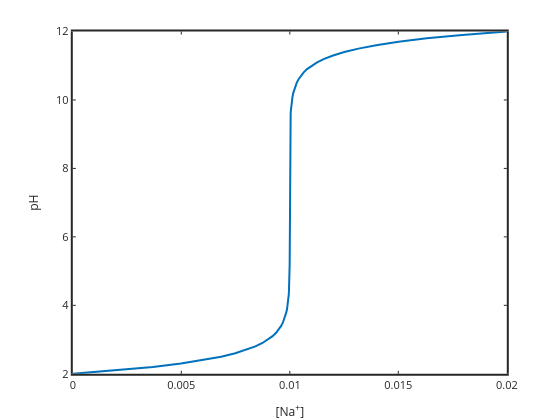

This figure's notebook cell:
### Markdown cell above
# Strong-Strong Titrations and Buffering

If you start with 0.01 M hydrochloric acid the initial pH will be 2 (-log(0.01)=2).  As you add strong base the pH will increase.  Neutralizing the acid in this way is called titration.  At any point during the titration the charge balance must be satisfied ...

$[\mathrm{H}^+]+[\mathrm{Na}^+]=[\mathrm{OH}^-]+[\mathrm{Cl}^-]$

Using K$_w$ we can write this in terms of H+ and $\mathrm{Cl_T}$

$[\mathrm{H}^+]+[\mathrm{Na}^+]=\dfrac{K_w}{[\mathrm{H}^+]}+\mathrm{Cl_T}$

We can assume that the concentration of the added base is high enough that we can ignore dilution so $[\mathrm{Cl}^-]$ = $\mathrm{Cl_T}$= 0.01 M, for the entire titration (if we knew the volumes we could calculate the exact concentration of this strong acid anion, but I am trying to keep the calculations simple and illustrate the principles of titration and buffering, and electroneutrality).  

So with total chloride known we have just two variables, the sodium concentration and the proton concentration.  If we set one variable we have one equation and one unknown and we can solve it.  To make a graph of the pH versus added sodium it is actually easier to fix pH ($[\mathrm{H}^+]$) and solve for $[\mathrm{Na}^+]$. So by rearranging the electroneutrality we can write 

$[\mathrm{Na}^+]=\dfrac{K_w}{[\mathrm{H}^+]}+[\mathrm{Cl}^-]-[\mathrm{H}^+]$

In the code below we'll do this calculation and plot the titration curve

### Code cell
%plot -s 600,600 -f 'svg'
Kw=1e-14; pH=2:0.1:12; H=10.^-pH; OH=Kw./H; ClT=0.01;
Na=OH+ClT-H;
plot(Na,pH,'linewidth',2); xlabel('[Na^+]'); ylabel('pH')
set(gca,'fontsize',11,'linewidth',2)
title('HCl titrated with NaOH')

### Figure 1 — Plotly figure (JSON) as saved in the notebook; plotly's stock layout.template omitted (floating-point values rounded to 4 significant figures)
{"data": [{"line": {"color": "rgb(0,113,188)", "dash": "solid", "width": 2}, "marker": {"color": "rgb(0,113,188)", "line": {"color": "rgb(0,113,188)"}, "size": 6, "symbol": "none"}, "mode": "lines", "name": "", "showlegend": false, "type": "scatter", "visibility": true, "x": [1e-12, 0.002057, 0.00369, 0.004988, 0.006019, 0.006838, 0.007488, 0.008005, 0.008415, 0.008741, 0.009, 0.009206, 0.009369, 0.009499, 0.009602, 0.009684, 0.009749, 0.0098, 0.009842, 0.009874, 0.0099, 0.009921, 0.009937, 0.00995, 0.00996, 0.009968, 0.009975, 0.00998, 0.009984, 0.009987, 0.00999, 0.009992, 0.009994, 0.009995, 0.009996, 0.009997, 0.009997, 0.009998, 0.009998, 0.009999, 0.009999, 0.009999, 0.009999, 0.01, 0.01, 0.01, 0.01, 0.01, 0.01, 0.01, 0.01, 0.01, 0.01, 0.01, 0.01, 0.01, 0.01, 0.01, 0.01, 0.01, 0.01, 0.01, 0.01, 0.01, 0.01, 0.01, 0.01, 0.01001, 0.01001, 0.01001, 0.01001, 0.01001, 0.01002, 0.01002, 0.01003, 0.01003, 0.01004, 0.01005, 0.01006, 0.01008, 0.0101, 0.01013, 0.01016, 0.0102, 0.01025, 0.01032, 0.0104, 0.0105, 0.01063, 0.01079, 0.011, 0.01126, 0.01158, 0.012, 0.01251, 0.01316, 0.01398, 0.01501, 0.01631, 0.01794, 0.02], "xaxis": "x", "y": [2, 2.1, 2.2, 2.3, 2.4, 2.5, 2.6, 2.7, 2.8, 2.9, 3, 3.1, 3.2, 3.3, 3.4, 3.5, 3.6, 3.7, 3.8, 3.9, 4, 4.1, 4.2, 4.3, 4.4, 4.5, 4.6, 4.7, 4.8, 4.9, 5, 5.1, 5.2, 5.3, 5.4, 5.5, 5.6, 5.7, 5.8, 5.9, 6, 6.1, 6.2, 6.3, 6.4, 6.5, 6.6, 6.7, 6.8, 6.9, 7, 7.1, 7.2, 7.3, 7.4, 7.5, 7.6, 7.7, 7.8, 7.9, 8, 8.1, 8.2, 8.3, 8.4, 8.5, 8.6, 8.7, 8.8, 8.9, 9, 9.1, 9.2, 9.3, 9.4, 9.5, 9.6, 9.7, 9.8, 9.9, 10, 10.1, 10.2, 10.3, 10.4, 10.5, 10.6, 10.7, 10.8, 10.9, 11, 11.1, 11.2, 11.3, 11.4, 11.5, 11.6, 11.7, 11.8, 11.9, 12], "yaxis": "y"}], "layout": {"height": 420, "hovermode": "closest", "margin": {"b": 0, "l": 0, "r": 0, "t": 0}, "plot_bgcolor": "rgba(0,0,0,0)", "showlegend": false, "width": 560, "xaxis": {"anchor": "y", "autorange": false, "domain": [0.13, 0.905], "exponentformat": "none", "gridcolor": "rgba(38,38,38,0.15)", "gridwidth": 2, "linecolor": "rgb(38,38,38)", "linewidth": 2, "mirror": "ticks", "range": [0, 0.02], "showgrid": false, "showline": true, "side": "bottom", "spikedash": "solid", "spikemode": "across", "spikesides": false, "spikethickness": 1, "tickangle": 0, "tickcolor": "rgb(38,38,38)", "tickfont": {"color": "rgb(38,38,38)", "size": 11}, "ticklen": 3, "ticks": "inside", "ticktext": ["0", "0.005", "0.01", "0.015", "0.02"], "tickvals": [0, 0.005, 0.01, 0.015, 0.02], "title": {"font": {"color": "rgb(38,38,38)", "size": 12.1}, "text": "[Na<sup>+</sup>]"}, "type": "linear", "visible": true, "zeroline": false}, "yaxis": {"anchor": "x", "autorange": false, "domain": [0.11, 0.925], "exponentformat": "none", "gridcolor": "rgba(38,38,38,0.15)", "gridwidth": 2, "linecolor": "rgb(38,38,38)", "linewidth": 2, "mirror": "ticks", "range": [2, 12], "showgrid": false, "showline": true, "side": "left", "spikedash": "solid", "spikemode": "across", "spikesides": false, "spikethickness": 1, "tickangle": 0, "tickcolor": "rgb(38,38,38)", "tickfont": {"color": "rgb(38,38,38)", "size": 11}, "ticklen": 3, "ticks": "inside", "ticktext": ["2", "4", "6", "8", "10", "12"], "tickvals": [2, 4, 6, 8, 10, 12], "title": {"font": {"color": "rgb(38,38,38)", "size": 12.1}, "text": "pH"}, "type": "linear", "visible": true, "zeroline": false}}}
